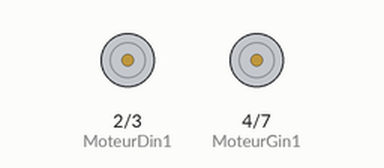
Simulated run of this sketch. Board: Arduino Uno, built with avr-gcc and run on an emulated ATmega328P. Shown: motor-driver pin pairs drawn as motors (green arrow = first pin HIGH = forward, orange = second pin HIGH = backward, longer = more drive, scaled by the enable pin).

Above: at 0.5 s.
Timing chart, 0 to 4.6 s (numbered marks = the images above):
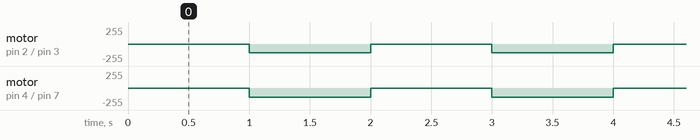

Measured:
- by itself, motor on pin 2 (MoteurDin1) / pin 3 (MoteurDin2): alternates backward 128/255 for 1.0 s and stopped for 1.0 s
- by itself, motor on pin 4 (MoteurGin1) / pin 7 (MoteurGin2): alternates backward 137/255 for 1.0 s and stopped for 1.0 s

The sketch:

pwm_mauvais_sens.ino
```cpp
//def variable
#define MoteurDin1 2  //pin de commande moteur Droit
#define MoteurDin2 3  //pin de commande moteur Droit
#define MoteurDenA 6  //pin PWM moteur Droit
#define MoteurGin1 4  //pin de commande moteur Gauche
#define MoteurGin2 7 //pin de commande moteur Gauche
#define MoteurGenA 5 //pin PWM moteur Gauche

//variable de réglage
float correc=9.5;

void setup() {
pinMode (MoteurDin1,OUTPUT);
pinMode (MoteurDin2,OUTPUT);
pinMode (MoteurDenA,OUTPUT);
pinMode (MoteurGin1,OUTPUT);
pinMode (MoteurGin2,OUTPUT);
pinMode (MoteurGenA,OUTPUT);

}

void loop() {
 int x;
  while(x<4){
    x=x+1;
     digitalWrite(MoteurDenA,LOW);
    digitalWrite(MoteurGenA,LOW);
    delay (1000);
    analogWrite(MoteurDenA,128);
    digitalWrite(MoteurDin1,LOW);
    digitalWrite(MoteurDin2, HIGH);
    analogWrite(MoteurGenA,128+correc);
    digitalWrite(MoteurGin1,LOW);
    digitalWrite(MoteurGin2, HIGH);
    delay (1000);
  }
digitalWrite(MoteurDenA,LOW);
    digitalWrite(MoteurGenA,LOW);
}
```
